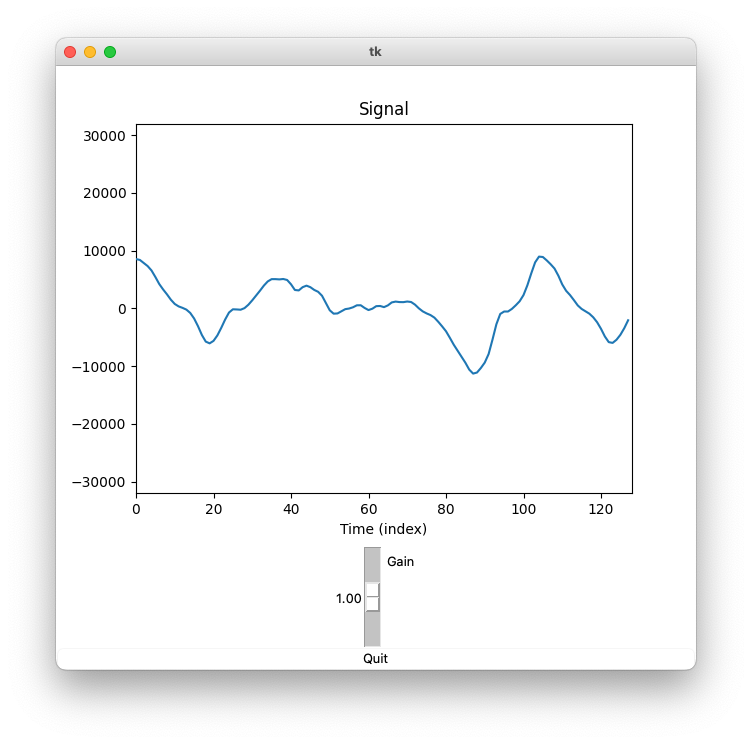

Python code for this plot:
# plot_play_file_gain_numpy.py

import pyaudio
import wave
import matplotlib.figure
import numpy as np
from matplotlib import animation

import tkinter as Tk    
from matplotlib.backends.backend_tkagg import FigureCanvasTkAgg

matplotlib.use('TkAgg')
# matplotlib.use('MacOSX')

print('The matplotlib backend is %s' % matplotlib.get_backend())             # the backend used by matplotlib

# Block length
BLOCKLEN = 256
# BLOCKLEN = 128
# BLOCKLEN = 64


# Specify wave file
wavfile = 'author.wav'
print('Name of wave file: %s' % wavfile)

# Open wave file
wf = wave.open( wavfile, 'rb')

# Read wave file properties
RATE        = wf.getframerate()     # Frame rate (frames/second)
WIDTH       = wf.getsampwidth()     # Number of bytes per sample
LEN         = wf.getnframes()       # Signal length
CHANNELS    = wf.getnchannels()     # Number of channels

print('The file has %d channel(s).'         % CHANNELS)
print('The file has %d frames/second.'      % RATE)
print('The file has %d frames.'             % LEN)
print('The file has %d bytes per sample.'   % WIDTH)

BLOCK_DURATION = 1000.0 * BLOCKLEN/RATE # duration in milliseconds
print('Block length: %d' % BLOCKLEN)
print('Duration of block in milliseconds: %.2f' % BLOCK_DURATION)


# DEFINE TKINTER ROOT

root = Tk.Tk()    # Define root before creating figure

# Gain slider
gain = Tk.DoubleVar()       # Tk variable
gain.set(1.0)               # Initialize Tk variable
S_gain = Tk.Scale(root, label = 'Gain', variable = gain, from_ = 0, to = 2, resolution = 0.01)

# Quit button
B_quit = Tk.Button(root, text = 'Quit', command = root.quit)

# DEFINE FIGURE

# fig1 = pyplot.figure(1)
fig1 = matplotlib.figure.Figure()
ax1 = fig1.add_subplot(1, 1, 1)

# Turn figure into a Tkinter widget
my_canvas = FigureCanvasTkAgg(fig1, master = root)
# fig1.canvas.draw()   # (optional ?)
C1 = my_canvas.get_tk_widget()   # canvas widget

# Place widgets
C1.pack()
S_gain.pack()
B_quit.pack(side = Tk.BOTTOM, fill = Tk.X, expand = True)

[g1] = ax1.plot([], [])


# Open the audio output stream
p = pyaudio.PyAudio()

PA_FORMAT = p.get_format_from_width(WIDTH)
stream = p.open(
    format = PA_FORMAT,
    channels = CHANNELS,
    rate = RATE,
    input = False,
    output = True,
    frames_per_buffer = BLOCKLEN)   # optional, but can help to reduce latency

MAXVALUE = 2**15-1

# Define animation functions

def my_init():
    print('hello')
    g1.set_xdata(range(BLOCKLEN))
    ax1.set_ylim(-32000, 32000)
    ax1.set_xlim(0, BLOCKLEN)
    ax1.set_xlabel('Time (index)')
    ax1.set_title('Signal')
    return (g1,)

def my_update(i):

    # Get block of samples from wave file
    input_bytes = wf.readframes(BLOCKLEN)

    # Rewind if at end of file
    if len(input_bytes) < WIDTH * BLOCKLEN:
        wf.rewind()
        input_bytes = wf.readframes(BLOCKLEN)

    # Convert from binary data
    signal_block = np.frombuffer(input_bytes, dtype = 'int16')

    A = gain.get()
    output_block = np.clip(A * signal_block, -MAXVALUE, MAXVALUE)   

    g1.set_ydata(output_block)

    # Convert to integer, to binary, write to output stream
    stream.write(output_block.astype('int16').tobytes(), BLOCKLEN)

    return (g1,)


my_anima = animation.FuncAnimation(
    fig1,
    my_update,
    init_func = my_init,
    interval = 10,   # milliseconds (what happens if this is 200?)
    blit = True,
    cache_frame_data = False,
    repeat = False
)

Tk.mainloop()           # Start Tkinter (includes animation)

stream.stop_stream()
stream.close()
p.terminate()

wf.close()

print('* Finished')
